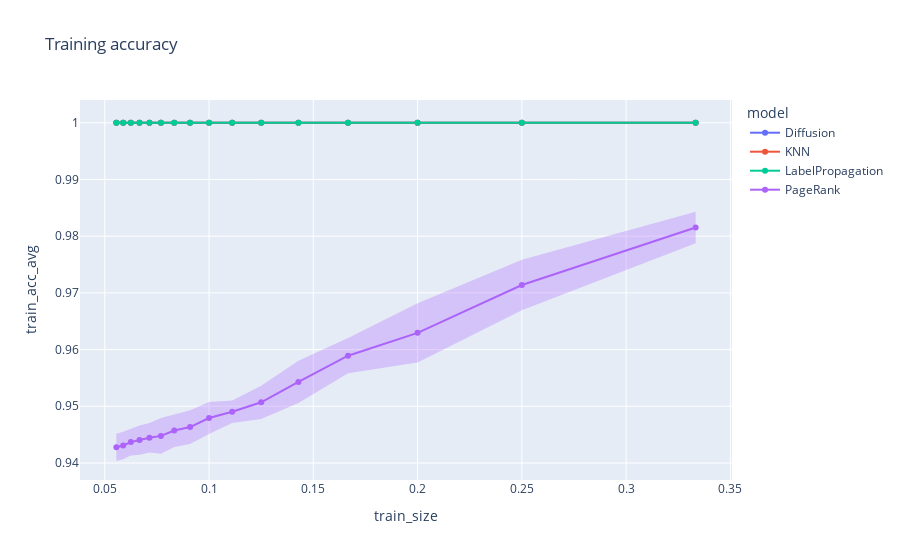

Notebook cell for this chart:
### Code cell
import plotly.express as px

for error_y_mode in {'band'}:
    fig = line(
        data_frame = grouped,
        x = 'train_size',
        y = 'train_acc_avg',
        error_y = 'train_acc_std',
        error_y_mode = error_y_mode,
        color = 'model',
        title = f'Training accuracy',
        markers = '.',
    )
    fig.show()

### Figure 1 — Plotly figure (JSON) as saved in the notebook; plotly's stock layout.template omitted (floating-point values rounded to 4 significant figures)
{"data": [{"fill": "toself", "fillcolor": "rgba(99,110,250,.3)", "hoverinfo": "skip", "legendgroup": "Diffusion", "line": {"color": "rgba(255,255,255,0)"}, "showlegend": false, "type": "scatter", "x": [0.3333, 0.25, 0.2, 0.1667, 0.1429, 0.125, 0.1111, 0.1, 0.09091, 0.08333, 0.07692, 0.07143, 0.06667, 0.0625, 0.05882, 0.05556, 0.05556, 0.05882, 0.0625, 0.06667, 0.07143, 0.07692, 0.08333, 0.09091, 0.1, 0.1111, 0.125, 0.1429, 0.1667, 0.2, 0.25, 0.3333], "xaxis": "x", "y": [1, 1, 1, 1, 1, 1, 1, 1, 1, 1, 1, 1, 1, 1, 1, 1, 1, 1, 1, 1, 1, 1, 1, 1, 1, 1, 1, 1, 1, 1, 1, 1], "yaxis": "y"}, {"hovertemplate": "model=Diffusion<br>train_size=%{x}<br>train_acc_avg=%{y}<extra></extra>", "legendgroup": "Diffusion", "line": {"color": "#636efa", "dash": "solid"}, "marker": {"symbol": "circle"}, "mode": "markers+lines", "name": "Diffusion", "orientation": "v", "showlegend": true, "type": "scatter", "x": [0.3333, 0.25, 0.2, 0.1667, 0.1429, 0.125, 0.1111, 0.1, 0.09091, 0.08333, 0.07692, 0.07143, 0.06667, 0.0625, 0.05882, 0.05556], "xaxis": "x", "y": [1, 1, 1, 1, 1, 1, 1, 1, 1, 1, 1, 1, 1, 1, 1, 1], "yaxis": "y"}, {"fill": "toself", "fillcolor": "rgba(239,85,59,.3)", "hoverinfo": "skip", "legendgroup": "KNN", "line": {"color": "rgba(255,255,255,0)"}, "showlegend": false, "type": "scatter", "x": [0.3333, 0.25, 0.2, 0.1667, 0.1429, 0.125, 0.1111, 0.1, 0.09091, 0.08333, 0.07692, 0.07143, 0.06667, 0.0625, 0.05882, 0.05556, 0.05556, 0.05882, 0.0625, 0.06667, 0.07143, 0.07692, 0.08333, 0.09091, 0.1, 0.1111, 0.125, 0.1429, 0.1667, 0.2, 0.25, 0.3333], "xaxis": "x", "y": [1, 1, 1, 1, 1, 1, 1, 1, 1, 1, 1, 1, 1, 1, 1, 1, 1, 1, 1, 1, 1, 1, 1, 1, 1, 1, 1, 1, 1, 1, 1, 1], "yaxis": "y"}, {"hovertemplate": "model=KNN<br>train_size=%{x}<br>train_acc_avg=%{y}<extra></extra>", "legendgroup": "KNN", "line": {"color": "#EF553B", "dash": "solid"}, "marker": {"symbol": "circle"}, "mode": "markers+lines", "name": "KNN", "orientation": "v", "showlegend": true, "type": "scatter", "x": [0.3333, 0.25, 0.2, 0.1667, 0.1429, 0.125, 0.1111, 0.1, 0.09091, 0.08333, 0.07692, 0.07143, 0.06667, 0.0625, 0.05882, 0.05556], "xaxis": "x", "y": [1, 1, 1, 1, 1, 1, 1, 1, 1, 1, 1, 1, 1, 1, 1, 1], "yaxis": "y"}, {"fill": "toself", "fillcolor": "rgba(0,204,150,.3)", "hoverinfo": "skip", "legendgroup": "LabelPropagation", "line": {"color": "rgba(255,255,255,0)"}, "showlegend": false, "type": "scatter", "x": [0.3333, 0.25, 0.2, 0.1667, 0.1429, 0.125, 0.1111, 0.1, 0.09091, 0.08333, 0.07692, 0.07143, 0.06667, 0.0625, 0.05882, 0.05556, 0.05556, 0.05882, 0.0625, 0.06667, 0.07143, 0.07692, 0.08333, 0.09091, 0.1, 0.1111, 0.125, 0.1429, 0.1667, 0.2, 0.25, 0.3333], "xaxis": "x", "y": [1, 1, 1, 1, 1, 1, 1, 1, 1, 1, 1, 1, 1, 1, 1, 1, 1, 1, 1, 1, 1, 1, 1, 1, 1, 1, 1, 1, 1, 1, 1, 1], "yaxis": "y"}, {"hovertemplate": "model=LabelPropagation<br>train_size=%{x}<br>train_acc_avg=%{y}<extra></extra>", "legendgroup": "LabelPropagation", "line": {"color": "#00cc96", "dash": "solid"}, "marker": {"symbol": "circle"}, "mode": "markers+lines", "name": "LabelPropagation", "orientation": "v", "showlegend": true, "type": "scatter", "x": [0.3333, 0.25, 0.2, 0.1667, 0.1429, 0.125, 0.1111, 0.1, 0.09091, 0.08333, 0.07692, 0.07143, 0.06667, 0.0625, 0.05882, 0.05556], "xaxis": "x", "y": [1, 1, 1, 1, 1, 1, 1, 1, 1, 1, 1, 1, 1, 1, 1, 1], "yaxis": "y"}, {"fill": "toself", "fillcolor": "rgba(171,99,250,.3)", "hoverinfo": "skip", "legendgroup": "PageRank", "line": {"color": "rgba(255,255,255,0)"}, "showlegend": false, "type": "scatter", "x": [0.3333, 0.25, 0.2, 0.1667, 0.1429, 0.125, 0.1111, 0.1, 0.09091, 0.08333, 0.07692, 0.07143, 0.06667, 0.0625, 0.05882, 0.05556, 0.05556, 0.05882, 0.0625, 0.06667, 0.07143, 0.07692, 0.08333, 0.09091, 0.1, 0.1111, 0.125, 0.1429, 0.1667, 0.2, 0.25, 0.3333], "xaxis": "x", "y": [0.9843, 0.9758, 0.9682, 0.962, 0.958, 0.9536, 0.951, 0.9508, 0.9493, 0.9486, 0.9479, 0.9471, 0.9466, 0.9461, 0.9455, 0.9452, 0.9403, 0.9407, 0.9413, 0.9415, 0.9419, 0.9416, 0.9428, 0.9434, 0.9451, 0.9471, 0.9478, 0.9506, 0.9558, 0.9577, 0.9669, 0.9788], "yaxis": "y"}, {"hovertemplate": "model=PageRank<br>train_size=%{x}<br>train_acc_avg=%{y}<extra></extra>", "legendgroup": "PageRank", "line": {"color": "#ab63fa", "dash": "solid"}, "marker": {"symbol": "circle"}, "mode": "markers+lines", "name": "PageRank", "orientation": "v", "showlegend": true, "type": "scatter", "x": [0.3333, 0.25, 0.2, 0.1667, 0.1429, 0.125, 0.1111, 0.1, 0.09091, 0.08333, 0.07692, 0.07143, 0.06667, 0.0625, 0.05882, 0.05556], "xaxis": "x", "y": [0.9815, 0.9714, 0.963, 0.9589, 0.9543, 0.9507, 0.949, 0.9479, 0.9463, 0.9457, 0.9448, 0.9445, 0.944, 0.9437, 0.9431, 0.9428], "yaxis": "y"}], "layout": {"legend": {"title": {"text": "model"}, "tracegroupgap": 0}, "title": {"text": "Training accuracy"}, "xaxis": {"anchor": "y", "domain": [0, 1], "title": {"text": "train_size"}}, "yaxis": {"anchor": "x", "domain": [0, 1], "title": {"text": "train_acc_avg"}}}}
